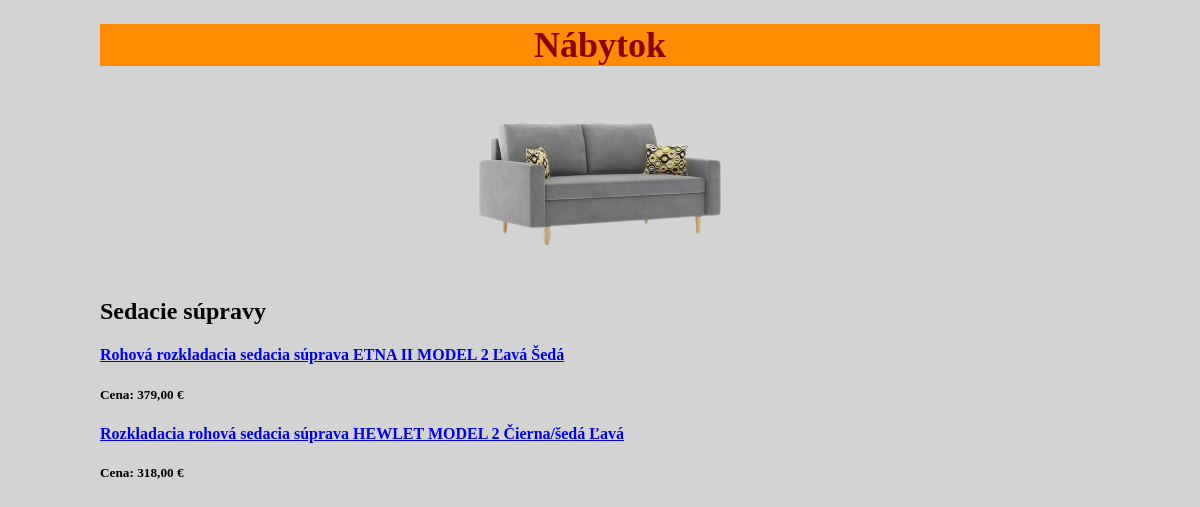
/eshop/categories/Sedacie súpravy/, run on an earlier commit of the app's database.
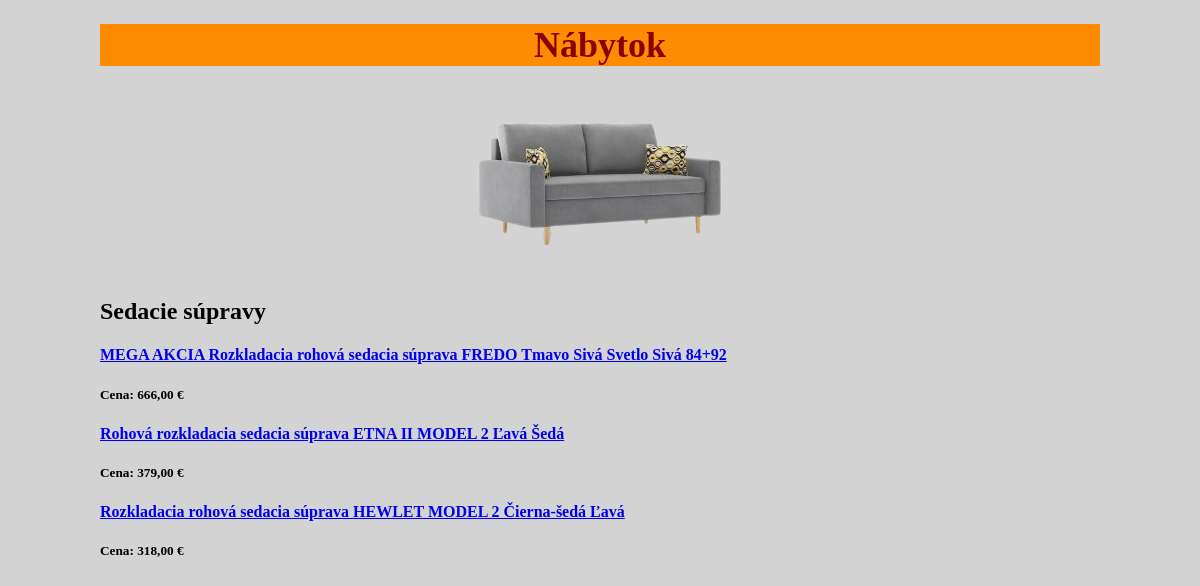
And on a later commit of the database.
### eshop/models.py (models this page shows)
class Product(models.Model):
    name = models.CharField(max_length=155)
    category = models.ForeignKey(Category, on_delete=models.SET_NULL, null=True, blank=True)
    price = models.DecimalField(max_digits=5, decimal_places=2)
    description = models.TextField()
    def __str__(self):
        return f"{self.name}"

### eshop/views.py (the view)
# urls.py: path('categories/<category>/', views.show_category, name="category"),
def show_category(request, category):
    category_obj = Category.objects.get(name=category)
    products = Product.objects.filter(category_id=category_obj.pk).order_by("name")
    products_list = []
    for product in products:
        products_list.append(f"{product.name} {product.price}")
    return render(request, "eshop/product_list.html", {"category":category ,"products":products})

### eshop/templates/eshop/product_list.html (shortened to what this page needs)
{% load static %}
<!DOCTYPE html>
<html lang="sk">
<head>
    <link rel="stylesheet" href="{% static 'eshop/style.css'%}">
</head>
<body>
    <h1>Nábytok</h1>
    {% if  products %}
    <div class="Img">
        <img src="{% static 'eshop/sedacia-suprava.png' %}" alt="sedacia súprava" title="sedacia súprava">
    </div>
    {% endif %}
    {% if products %}
    <h2>{{category}}</h2>
    {% for product in products %}
        <h4>
            <a href="{% url 'product' product=product %}">
                {{product.name}}
            </a>
        </h4>
        <h5>Cena: {{product.price}} €</h5>
    {% endfor %}
    {% endif %}
</body>
</html>

What changed in the data, as far as the page shows it:
added Product: name "MEGA AKCIA Rozkladacia rohová sedacia súprava FREDO Tmavo Sivá Svetlo Sivá 84+92", price "666,00"
changed Product: name "Rozkladacia rohová sedacia súprava HEWLET MODEL 2 Čierna/šedá Ľavá" → "Rozkladacia rohová sedacia súprava HEWLET MODEL 2 Čierna-šedá Ľavá"
